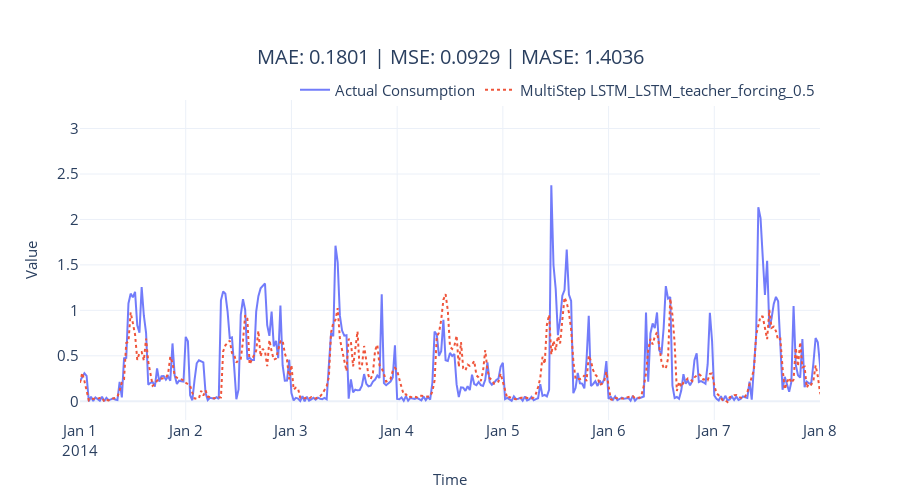

The notebook cell saved with this chart:
### Code cell
fig = plot_forecast(pred_df, forecast_columns=[tag], forecast_display_names=[tag])
fig = format_plot(fig, title=f"MAE: {metrics['MAE']:.4f} | MSE: {metrics['MSE']:.4f} | MASE: {metrics['MASE']:.4f}")
fig.update_xaxes(type="date", range=["2014-01-01", "2014-01-08"])
fig.show()

### Figure 1 — Plotly figure (JSON) as saved in the notebook; plotly's stock layout.template omitted (floating-point values rounded to 4 significant figures; data arrays with more than 128 entries replaced by an {"elided": "..."} marker saying what was removed)
{"data": [{"line": {"color": "rgba(99,110,250,0.9)"}, "mode": "lines", "name": "Actual Consumption", "type": "scatter", "x": {"elided": "1488 str values"}, "y": {"elided": "1488 float values"}}, {"line": {"color": "rgba(239,85,59,1)", "dash": "dot"}, "mode": "lines", "name": "MultiStep LSTM_LSTM_teacher_forcing_0.5", "type": "scatter", "x": {"elided": "1488 str values"}, "y": {"elided": "1488 float values"}}], "layout": {"height": 500, "legend": {"font": {"size": 15}, "orientation": "h", "x": 1, "xanchor": "right", "y": 0.98, "yanchor": "bottom"}, "title": {"font": {"size": 20}, "text": "MAE: 0.1801 | MSE: 0.0929 | MASE: 1.4036", "x": 0.5, "xanchor": "center", "yanchor": "top"}, "width": 900, "xaxis": {"range": ["2014-01-01", "2014-01-08"], "tickfont": {"size": 15}, "title": {"font": {"size": 15}, "text": "Time"}, "type": "date"}, "yaxis": {"tickfont": {"size": 15}, "title": {"font": {"size": 15}, "text": "Value"}}}}
